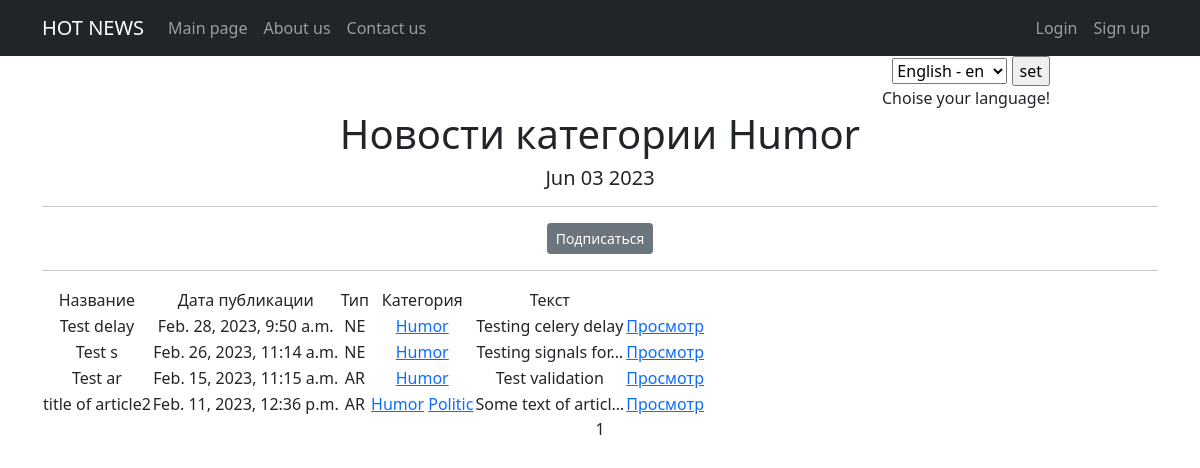
The app's page /categories/4, older data.
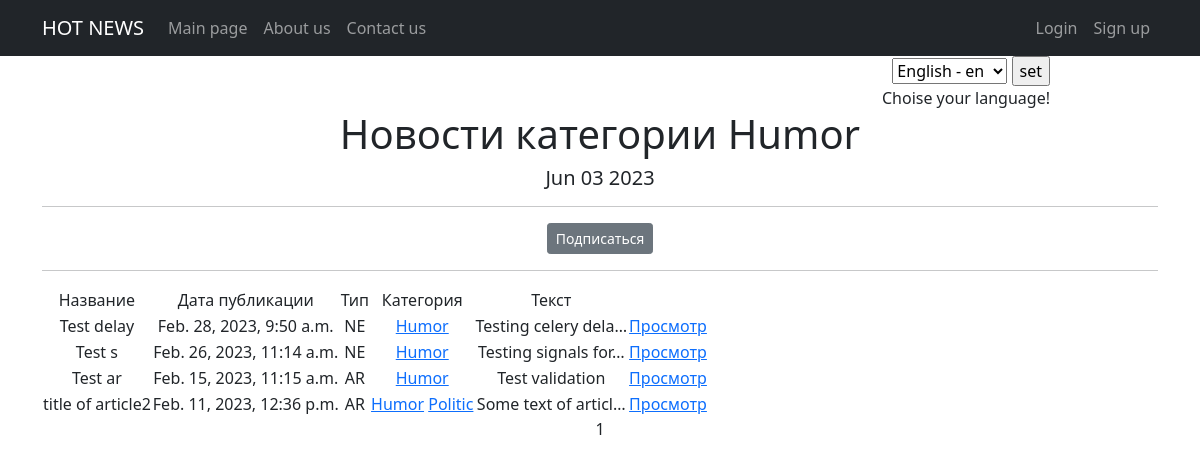
The same page, newer data.
### news/models.py (models this page shows, shortened)
class Post(models.Model):
    author = models.ForeignKey(Author, to_field='authorUser_id', on_delete=models.CASCADE)
    NEWS = 'NE'
    ARTICLE = 'AR'
    CATEGORY_CHOISE = (
        (NEWS, 'Новость'),
        (ARTICLE, 'Статья'),
    )
    category_type = models.CharField(max_length=2, choices=CATEGORY_CHOISE, default=ARTICLE)
    dateCreation = models.DateTimeField(auto_now_add=True)
    postCategory = models.ManyToManyField(Category, through='PostCategory')
    title = models.CharField(max_length=128)
    text = models.TextField()
    rating = models.SmallIntegerField(default=0)

### news/views.py (the view)
# urls.py: path('categories/<int:pk>', CategoryList.as_view(), name='category_list'),
class CategoryList(NewsList):
    model = Post
    template_name = 'category_list.html'
    context_object_name = 'category_news_list'
    def get_queryset(self):
        self.category = get_object_or_404(Category, id=self.kwargs['pk'])
        queryset = Post.objects.filter(postCategory=self.category).order_by('-dateCreation')
        return queryset
    def get_context_data(self, **kwargs):
        context = super().get_context_data(**kwargs)
        context['is_not_subscriber'] = self.request.user not in self.category.subscribers.all()
        context['category'] = self.category
        return context

### news/models.py (called while the page is built)
    def __str__(self):
        return f'{self.name}'

### news/templatetags/custom_filters.py (called while the page is built)
@register.filter()
def censor(value):
    if not isinstance(value, str):
        raise TypeError("Value must be a string")
    else:
        bad_words = ['badword1', 'badword2', 'badword3']
        words = value.split()
        for i, word in enumerate(words):
            if word.lower() in bad_words:
                words[i] = word[0] + "*" * (len(word) - 1)
        return " ".join(words)

### news/views.py (called while the page is built)
    def get_context_data(self, **kwargs):
        context = super().get_context_data(**kwargs)
        context['time_now'] = datetime.utcnow()
        context['current_time'] = timezone.now()
        context['timezones'] = pytz.common_timezones
        return context

### templates/category_list.html (shortened to what this page needs)
{% extends 'flatpages/default.html' %}
{% load custom_filters %}
{% block content %}
   <h1>Новости категории {{category}}</h1>
   <h5>{{ time_now|date:'M d Y' }}</h5>
   <hr>
   {% if is_not_subscriber %}
      <a href="{% url 'subscribe' category.id %}" class="btn btn-secondary btn-sm">Подписаться</a>
      <br>
   {% else %}
       <a href="{% url 'unsubscribe' category.id %}" class="btn btn-secondary btn-sm">Отписаться</a>
       <br>
   {% endif %}
   <hr>
   {% if category_news_list %}
       <table>
           <tr>
               <td>Название</td>
               <td>Дата публикации</td>
               <td>Тип</td>
               <td>Категория</td>
               <td>Текст</td>
           </tr>
           {% for post in category_news_list %}
                  <tr>
                      <td>{{ post.title|censor }}</td>
                      <td>{{ post.dateCreation }}</td>
                      <td>{{ post.category_type }}</td>
                      <td>{% for cat in post.postCategory.all %}
                             <a href="{% url 'category_list' cat.id %}">{{ cat.name }}</a>
                          {% endfor %}</td>
                      <td>{{ post.text|truncatechars:20|censor }}</td>
                      {% if post.category_type == 'NE' %}
                        <td>
                        <a href="{% url 'post_detail' post.id %}">Просмотр</a>
                        </td>
                      {% elif post.category_type == 'AR' %}
                        <td>
                        <a href="{% url 'ar_detail' post.id %}">Просмотр</a>
                        </td>
                      {% endif %}
                  </tr>
           {% endfor %}
       </table>
   {% else %}
       <h2>Новостей нет!</h2>
   {% endif %}
   {{ page_obj.number }}
{% endblock content %}

Row changes from the older to the newer data that the page shows:
changed Post "Test delay": text|censor "Testing celery delay" → "Testing celery dela…"
